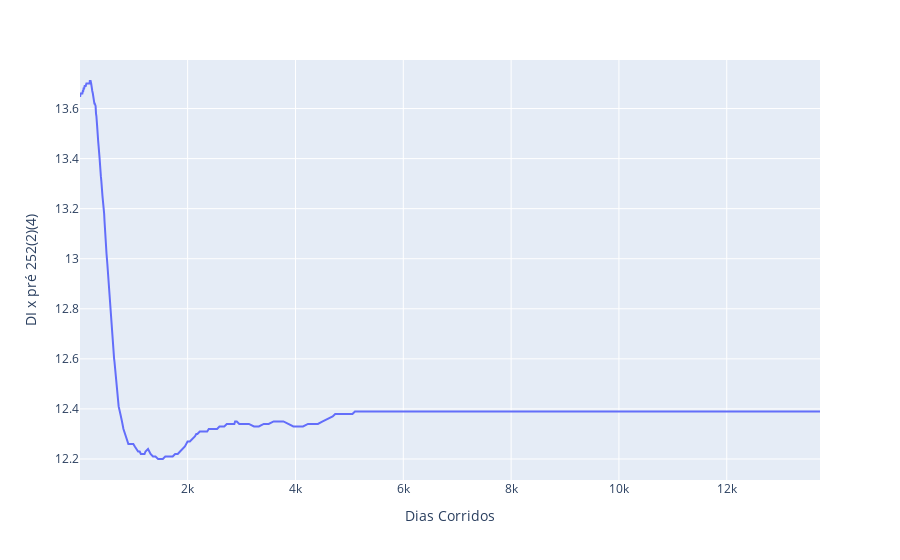

Notebook code for this chart:
### Code cell
# Plota a curva
px.line(ettj_2023, x = 'Dias Corridos', y = 'DI x pré 252(2)(4)')

### Figure 1 — Plotly figure (JSON) as saved in the notebook; plotly's stock layout.template omitted (floating-point values rounded to 4 significant figures; data arrays with more than 128 entries replaced by an {"elided": "..."} marker saying what was removed)
{"data": [{"hovertemplate": "Dias Corridos=%{x}<br>DI x pré 252(2)(4)=%{y}<extra></extra>", "legendgroup": "", "line": {"color": "#636efa", "dash": "solid"}, "marker": {"symbol": "circle"}, "mode": "lines", "name": "", "orientation": "v", "showlegend": false, "type": "scatter", "x": {"elided": "263 int values"}, "xaxis": "x", "y": {"elided": "263 float values"}, "yaxis": "y"}], "layout": {"legend": {"tracegroupgap": 0}, "margin": {"t": 60}, "xaxis": {"anchor": "y", "domain": [0, 1], "title": {"text": "Dias Corridos"}}, "yaxis": {"anchor": "x", "domain": [0, 1], "title": {"text": "DI x pré 252(2)(4)"}}}}
